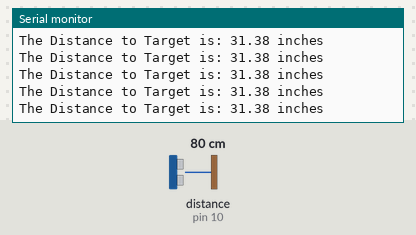
Simulated run of this sketch. Board: Arduino Uno, built with avr-gcc and run on an emulated ATmega328P. Shown: the last lines printed to the serial monitor. Wiring (inferred from the names in the program): ultrasonic range finder: trigger pin 13; echo pin 10. The inputs (shaded band) are chosen by the test bench; at power-on: distance to the obstacle (sensor on pin 10) 80 cm. The echo pulse lasts 58.3 µs per cm.

Above: at 1.2 s.
1.3 s: distance to the obstacle (sensor on pin 10) set to 2 cm
At 1.41 s:
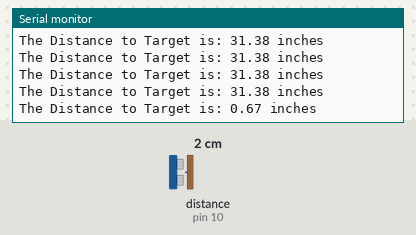
2.8 s: distance to the obstacle (sensor on pin 10) set to 4 cm
At 2.86 s:
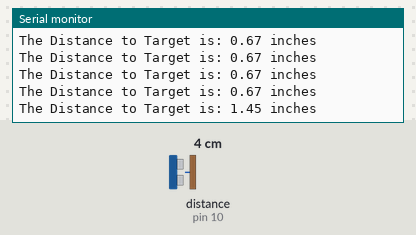
Timing chart, 0 to 5.8 s (numbered marks = the images above; inputs shaded):
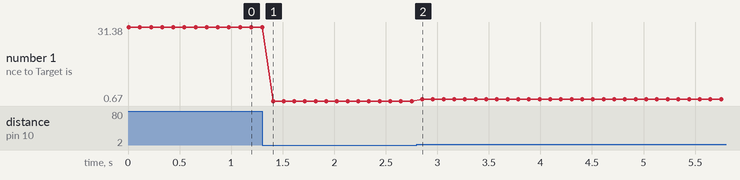

Measured:
- after the input at 1.3 s, the serial monitor: prints a new line after 0.11 s (image 1)
- after the input at 2.8 s, the serial monitor: prints a new line after 0.05 s (image 2)
- plotted number 1: 31.38 → 0.67 after the input at 1.3 s, 0.67 → 1.45 after the input at 2.8 s

The sketch:

Fluid_tank.ino
```cpp
int trigPin=13; //Sensor Trip pin connected to Arduino pin 13
int echoPin=10;  //Sensor Echo pin connected to Arduino pin 11
float pingTime;  //time for ping to travel from sensor to target and return
float targetDistance; //Distance to Target in inches
float speedOfSound=767.6; //Speed of sound in miles per hour when temp is 77 degrees.

void setup() {
  // put your setup code here, to run once:
  Serial.begin(115200);
  pinMode(trigPin, OUTPUT);
  pinMode(echoPin, INPUT);

}

void loop() {
  // put your main code here, to run repeatedly:

  digitalWrite(trigPin, LOW); //Set trigger pin low
  delayMicroseconds(2000); //Let signal settle
  digitalWrite(trigPin, HIGH); //Set trigPin high
  delayMicroseconds(15); //Delay in high state
  digitalWrite(trigPin, LOW); //ping has now been sent
  delayMicroseconds(10); //Delay in low state

  pingTime = pulseIn(echoPin, HIGH);  //pingTime is presented in microceconds
  pingTime=pingTime/1000000; //convert pingTime to seconds by dividing by 1000000 (microseconds in a second)
  pingTime=pingTime/3600; //convert pingtime to hourse by dividing by 3600 (seconds in an hour)
  targetDistance= speedOfSound * pingTime;  //This will be in miles, since speed of sound was miles per hour
  targetDistance=targetDistance/2; //Remember ping travels to target and back from target, so you must divide by 2 for actual target distance.
  targetDistance= targetDistance*63360;    //Convert miles to inches by multipling by 63360 (inches per mile)

  Serial.print("The Distance to Target is: ");
  Serial.print(targetDistance);
  Serial.println(" inches");
  delay(100); //delay tenth of a  second to slow things down a little.
}
```
